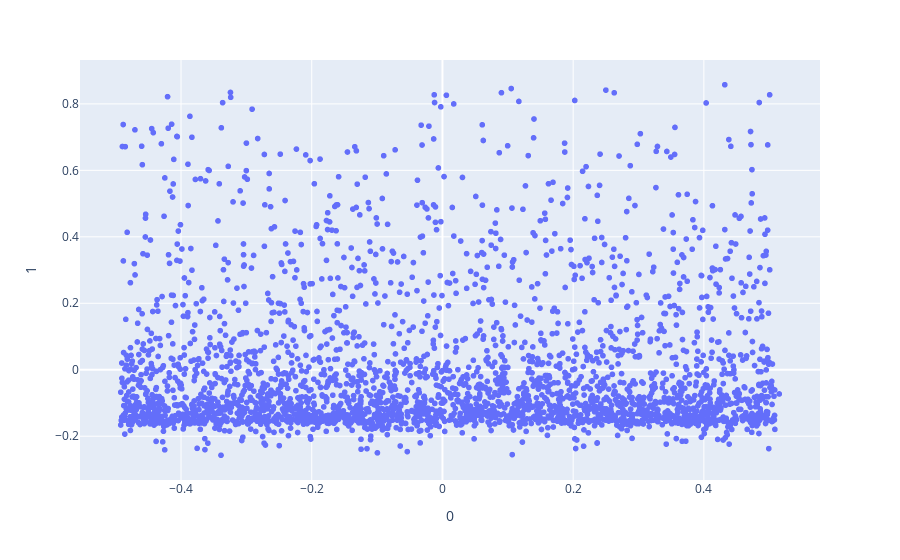

Notebook source saved alongside this figure:
### Code cell
fig = px.scatter(df_pca, x = 0, y = 1)
fig.show()

### Figure 1 — Plotly figure (JSON) as saved in the notebook; plotly's stock layout.template omitted (floating-point values rounded to 4 significant figures; data arrays with more than 128 entries replaced by an {"elided": "..."} marker saying what was removed)
{"data": [{"hovertemplate": "0=%{x}<br>1=%{y}<extra></extra>", "legendgroup": "", "marker": {"color": "#636efa", "symbol": "circle"}, "mode": "markers", "name": "", "showlegend": false, "type": "scattergl", "x": {"elided": "2969 float values"}, "xaxis": "x", "y": {"elided": "2969 float values"}, "yaxis": "y"}], "layout": {"autosize": true, "legend": {"tracegroupgap": 0}, "margin": {"t": 60}, "xaxis": {"anchor": "y", "autorange": true, "domain": [0, 1], "range": [-0.5512, 0.5743], "title": {"text": "0"}, "type": "linear"}, "yaxis": {"anchor": "x", "autorange": true, "domain": [0, 1], "range": [-0.3436, 0.9439], "title": {"text": "1"}, "type": "linear"}}}
